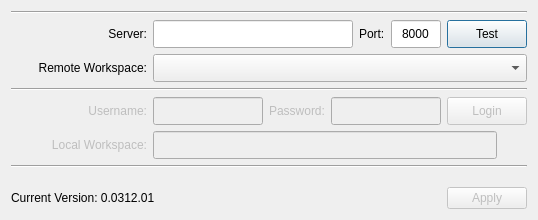
<?xml version="1.0" encoding="UTF-8"?>
<ui version="4.0">
 <class>main</class>
 <widget class="QDialog" name="main">
  <property name="geometry">
   <rect>
    <x>0</x>
    <y>0</y>
    <width>535</width>
    <height>220</height>
   </rect>
  </property>
  <property name="windowTitle">
   <string>Connection Settings</string>
  </property>
  <property name="modal">
   <bool>true</bool>
  </property>
  <layout class="QVBoxLayout" name="verticalLayout_2">
   <item>
    <widget class="Line" name="line_3">
     <property name="orientation">
      <enum>Qt::Horizontal</enum>
     </property>
    </widget>
   </item>
   <item>
    <widget class="QWidget" name="wgt_server" native="true">
     <layout class="QVBoxLayout" name="verticalLayout_3">
      <property name="leftMargin">
       <number>0</number>
      </property>
      <property name="topMargin">
       <number>0</number>
      </property>
      <property name="rightMargin">
       <number>0</number>
      </property>
      <property name="bottomMargin">
       <number>0</number>
      </property>
      <item>
       <layout class="QHBoxLayout" name="horizontalLayout">
        <property name="leftMargin">
         <number>0</number>
        </property>
        <property name="topMargin">
         <number>0</number>
        </property>
        <property name="rightMargin">
         <number>0</number>
        </property>
        <property name="bottomMargin">
         <number>0</number>
        </property>
        <item>
         <widget class="QLabel" name="label">
          <property name="sizePolicy">
           <sizepolicy hsizetype="Fixed" vsizetype="Preferred">
            <horstretch>0</horstretch>
            <verstretch>0</verstretch>
           </sizepolicy>
          </property>
          <property name="minimumSize">
           <size>
            <width>136</width>
            <height>0</height>
           </size>
          </property>
          <property name="text">
           <string>Server:</string>
          </property>
          <property name="alignment">
           <set>Qt::AlignRight|Qt::AlignTrailing|Qt::AlignVCenter</set>
          </property>
         </widget>
        </item>
        <item>
         <widget class="QLineEdit" name="le_host">
          <property name="minimumSize">
           <size>
            <width>200</width>
            <height>28</height>
           </size>
          </property>
         </widget>
        </item>
        <item>
         <widget class="QLabel" name="label_4">
          <property name="sizePolicy">
           <sizepolicy hsizetype="Fixed" vsizetype="Preferred">
            <horstretch>0</horstretch>
            <verstretch>0</verstretch>
           </sizepolicy>
          </property>
          <property name="text">
           <string>Port:</string>
          </property>
         </widget>
        </item>
        <item>
         <widget class="QLineEdit" name="le_port">
          <property name="sizePolicy">
           <sizepolicy hsizetype="Fixed" vsizetype="Fixed">
            <horstretch>0</horstretch>
            <verstretch>0</verstretch>
           </sizepolicy>
          </property>
          <property name="minimumSize">
           <size>
            <width>0</width>
            <height>28</height>
           </size>
          </property>
          <property name="maximumSize">
           <size>
            <width>50</width>
            <height>16777215</height>
           </size>
          </property>
          <property name="text">
           <string>8000</string>
          </property>
          <property name="maxLength">
           <number>5</number>
          </property>
          <property name="alignment">
           <set>Qt::AlignCenter</set>
          </property>
         </widget>
        </item>
        <item>
         <widget class="QPushButton" name="btn_test">
          <property name="minimumSize">
           <size>
            <width>0</width>
            <height>28</height>
           </size>
          </property>
          <property name="text">
           <string>Test</string>
          </property>
         </widget>
        </item>
       </layout>
      </item>
      <item>
       <layout class="QHBoxLayout" name="horizontalLayout_4">
        <item>
         <widget class="QLabel" name="label_5">
          <property name="sizePolicy">
           <sizepolicy hsizetype="Fixed" vsizetype="Preferred">
            <horstretch>0</horstretch>
            <verstretch>0</verstretch>
           </sizepolicy>
          </property>
          <property name="minimumSize">
           <size>
            <width>136</width>
            <height>0</height>
           </size>
          </property>
          <property name="text">
           <string>Remote Workspace:</string>
          </property>
          <property name="alignment">
           <set>Qt::AlignRight|Qt::AlignTrailing|Qt::AlignVCenter</set>
          </property>
         </widget>
        </item>
        <item>
         <widget class="QComboBox" name="cb_project">
          <property name="minimumSize">
           <size>
            <width>0</width>
            <height>28</height>
           </size>
          </property>
         </widget>
        </item>
       </layout>
      </item>
     </layout>
    </widget>
   </item>
   <item>
    <widget class="Line" name="line">
     <property name="orientation">
      <enum>Qt::Horizontal</enum>
     </property>
    </widget>
   </item>
   <item>
    <widget class="QWidget" name="wgt_workspace" native="true">
     <property name="enabled">
      <bool>false</bool>
     </property>
     <property name="minimumSize">
      <size>
       <width>0</width>
       <height>0</height>
      </size>
     </property>
     <layout class="QVBoxLayout" name="verticalLayout">
      <property name="leftMargin">
       <number>0</number>
      </property>
      <property name="topMargin">
       <number>0</number>
      </property>
      <property name="rightMargin">
       <number>0</number>
      </property>
      <property name="bottomMargin">
       <number>0</number>
      </property>
      <item>
       <layout class="QHBoxLayout" name="horizontalLayout_2">
        <item>
         <widget class="QLabel" name="label_2">
          <property name="minimumSize">
           <size>
            <width>136</width>
            <height>0</height>
           </size>
          </property>
          <property name="text">
           <string>Username:</string>
          </property>
          <property name="alignment">
           <set>Qt::AlignRight|Qt::AlignTrailing|Qt::AlignVCenter</set>
          </property>
         </widget>
        </item>
        <item>
         <widget class="QLineEdit" name="le_usr">
          <property name="minimumSize">
           <size>
            <width>0</width>
            <height>28</height>
           </size>
          </property>
          <property name="alignment">
           <set>Qt::AlignCenter</set>
          </property>
         </widget>
        </item>
        <item>
         <widget class="QLabel" name="lbl_pwd">
          <property name="text">
           <string>Password:</string>
          </property>
         </widget>
        </item>
        <item>
         <widget class="QLineEdit" name="le_pwd">
          <property name="minimumSize">
           <size>
            <width>0</width>
            <height>28</height>
           </size>
          </property>
          <property name="echoMode">
           <enum>QLineEdit::Password</enum>
          </property>
          <property name="alignment">
           <set>Qt::AlignCenter</set>
          </property>
         </widget>
        </item>
        <item>
         <widget class="QPushButton" name="btn_login">
          <property name="minimumSize">
           <size>
            <width>0</width>
            <height>28</height>
           </size>
          </property>
          <property name="text">
           <string>Login</string>
          </property>
         </widget>
        </item>
       </layout>
      </item>
      <item>
       <layout class="QHBoxLayout" name="horizontalLayout_5">
        <item>
         <widget class="QLabel" name="label_6">
          <property name="minimumSize">
           <size>
            <width>136</width>
            <height>0</height>
           </size>
          </property>
          <property name="text">
           <string>Local Workspace:</string>
          </property>
          <property name="alignment">
           <set>Qt::AlignRight|Qt::AlignTrailing|Qt::AlignVCenter</set>
          </property>
         </widget>
        </item>
        <item>
         <widget class="QLineEdit" name="le_workspace">
          <property name="minimumSize">
           <size>
            <width>0</width>
            <height>28</height>
           </size>
          </property>
         </widget>
        </item>
        <item>
         <widget class="QToolButton" name="tb_browse">
          <property name="text">
           <string/>
          </property>
          <property name="autoRaise">
           <bool>true</bool>
          </property>
         </widget>
        </item>
       </layout>
      </item>
     </layout>
    </widget>
   </item>
   <item>
    <widget class="Line" name="line_2">
     <property name="orientation">
      <enum>Qt::Horizontal</enum>
     </property>
    </widget>
   </item>
   <item>
    <spacer name="verticalSpacer">
     <property name="orientation">
      <enum>Qt::Vertical</enum>
     </property>
     <property name="sizeHint" stdset="0">
      <size>
       <width>20</width>
       <height>40</height>
      </size>
     </property>
    </spacer>
   </item>
   <item>
    <layout class="QHBoxLayout" name="horizontalLayout_3">
     <item>
      <widget class="QLabel" name="label_3">
       <property name="text">
        <string>Current Version: 0.0312.01</string>
       </property>
      </widget>
     </item>
     <item>
      <widget class="QDialogButtonBox" name="bbox">
       <property name="enabled">
        <bool>false</bool>
       </property>
       <property name="orientation">
        <enum>Qt::Horizontal</enum>
       </property>
       <property name="standardButtons">
        <set>QDialogButtonBox::Apply</set>
       </property>
      </widget>
     </item>
    </layout>
   </item>
  </layout>
 </widget>
 <resources/>
 <connections>
  <connection>
   <sender>bbox</sender>
   <signal>clicked(QAbstractButton*)</signal>
   <receiver>main</receiver>
   <slot>accept()</slot>
   <hints>
    <hint type="sourcelabel">
     <x>248</x>
     <y>254</y>
    </hint>
    <hint type="destinationlabel">
     <x>157</x>
     <y>274</y>
    </hint>
   </hints>
  </connection>
  <connection>
   <sender>bbox</sender>
   <signal>rejected()</signal>
   <receiver>main</receiver>
   <slot>reject()</slot>
   <hints>
    <hint type="sourcelabel">
     <x>316</x>
     <y>260</y>
    </hint>
    <hint type="destinationlabel">
     <x>286</x>
     <y>274</y>
    </hint>
   </hints>
  </connection>
 </connections>
</ui>
